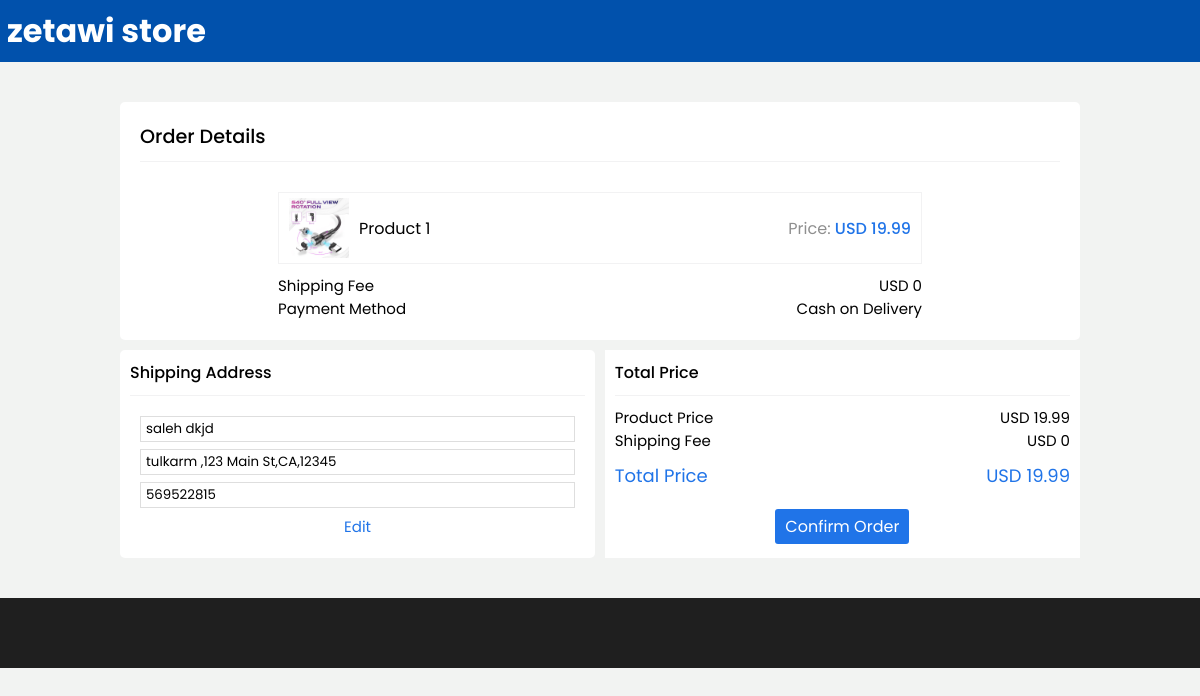
The app's page /checkout.php?product_id=1 (signed in) with its own data.
### tables this page shows
CREATE TABLE `Product` (
  `id` int(11) NOT NULL,
  `name` varchar(255) NOT NULL,
  `description` text NOT NULL,
  `price` decimal(10,2) NOT NULL,
  `image_url` varchar(255) NOT NULL,
  `upload_date` date NOT NULL
);

CREATE TABLE `User` (
  `id` int(11) NOT NULL,
  `username` varchar(50) NOT NULL,
  `email` varchar(255) NOT NULL,
  `password` varchar(255) NOT NULL,
  `isadmin` tinyint(1) DEFAULT 0,
  `user_imag` varchar(255) NOT NULL
);

CREATE TABLE `User_Address` (
  `id` int(11) NOT NULL,
  `user_id` int(11) NOT NULL,
  `street_address` varchar(255) NOT NULL,
  `city` varchar(50) NOT NULL,
  `state` varchar(50) NOT NULL,
  `zip_code` varchar(10) NOT NULL,
  `phone` int(11) NOT NULL
);

### checkout.php (the view, shortened to what this page needs)
<!DOCTYPE html>
<?php
include  "include/connection.php";
$productID = $_GET["product_id"];
$getProductDataQuery = "select * from Product where id='$productID'";
$runGetProductDataQuery = mysqli_query($conn, $getProductDataQuery);
$rowProductData = mysqli_fetch_array($runGetProductDataQuery);
$productName = $rowProductData['name'];
$productImage = $rowProductData['image_url'];
$productPrice = $rowProductData['price'];
$userID = $_COOKIE['userID'];
if(isset($userID))
{
    $getUser = "select * from User where id='$userID'";
    $runUser = mysqli_query($conn, $getUser);
    $rowUser = mysqli_fetch_array($runUser);
    $userName = $rowUser['username'];
}
$getUserAddress = "select * from User_Address where id='$userID'";
$runUserAddress = mysqli_query($conn, $getUserAddress);
$rowUserAddress = mysqli_fetch_array($runUserAddress);
   $userAddress = $rowUserAddress['city'].",". $rowUserAddress['street_address'].",". $rowUserAddress['state'].",". $rowUserAddress['zip_code'];
   $userPhone = $rowUserAddress['phone'];
?>
<html lang="en">
<head>
    <link rel="stylesheet" href="styles/checkout.css">
    <link rel="stylesheet" href="styles/basic.css">
</head>
<body>
    <div class="wrapper">
        <div class="header-container">
            <div class="header">
                <div class="left-side">
                    <h1 onclick="location.href='home.php'">zetawi store</h1>
                </div>
            </div>
        </div>
        <div class="order-container">
            <h1 id='title1'>Order Details</h1>
            <?php echo "
                <div class='product-container' onclick=location.href='view-product.php?product_id=$productID'>
                    <img src='images/$productImage'>
                    <p id='name'> $productName </p>
                    <p id='price'> Price: <span id='priceValue'>USD $productPrice</span> </p>
                </div>
            "?>
            <div class='shipping-fee'>
                <p>Shipping Fee</p>
                <p id='value'>USD 0</p>
                <p>Payment Method</p>
                <p id='value'>Cash on Delivery</p>
            </div>
        </div>
        <div class='additional'>
            <div class='shipping-address'>
                <h1> Shipping Address<spin>
                </h1>
                <?php echo "
                    <form class='shipping-address' method='post'>
                        <input type='text' id='userName' name='userName' value='$userName' placeholder='Receiver name'>
                        <input type='text' id='userAddress' name='userAddress' value='$userAddress' placeholder='Receiver address'>
                        <input type='text' id='userPhone' name='userPhone' value='$userPhone' placeholder='Receiver phone number'>
                        <button type='button'> Edit </button>
                    </form>
                "?>
            </div>
            <div class='total-price'>
                <h1> Total Price</h1>
                <div class='table'>
                    <p> Product Price</p>
                    <?php echo"<p class='right'> USD $productPrice</p>";?>
                    <p> Shipping Fee</p>
                    <p class='right'> USD 0</p>
                    <p class='ftotal'> Total Price </p>
                    <?php echo"<p class='right ftotal'> USD $productPrice</p>";?>
                </div>
                <?php echo"<button type='button' id='confirmBtn' onClick='placeOrder($productID ,\"$productName\")'> Confirm
                    Order</button>"?>
            </div>
        </div>
        <div class="footer-container">
            <div class="footer">
            </div>
        </div>
    </div>
</body>
</html>

### styles/checkout.css (style rules this page uses)
* { margin: 0; padding: 0; font-family: "Poppins", sans-serif; }
body { background-color: #f2f3f2; }
.order-container { width: 80%; border-radius: 5px; margin-left: auto; margin-right: auto; margin-top: 40px; margin-bottom: 10px; background-color: white; box-sizing: border-box; padding: 20px; }
.order-container #title1 { font-weight: 500; font-size: 1.2rem; border-bottom: 1px solid #f2f2f3; padding-bottom: 10px; }
.order-container .product-container { margin-left: auto; margin-right: auto; margin-top: 30px; width: 70%; display: grid; grid-template-columns: 60px auto auto; align-items: center; padding: 5px 10px; border: 1px solid #f2f2f3; }
.order-container .product-container img { width: 60px; }
.order-container .product-container #name { margin-left: 10px; }
.order-container .product-container #price { text-align: right; color: #8f8f8f; }
.order-container .product-container #priceValue { color: #2074e8; font-weight: 500; }
.order-container .shipping-fee { margin-left: auto; margin-right: auto; width: 70%; display: grid; grid-template-columns: auto auto; margin-top: 10px; font-size: 15px; }
.order-container .shipping-fee #value { justify-self: right; }
.additional { width: 80%; margin-left: auto; margin-right: auto; margin-bottom: 40px; box-sizing: border-box; display: grid; grid-template-columns: 49.5% 49.5%; column-gap: 1%; }
.additional h1 { font-size: 16px; font-weight: 500; margin-bottom: 10px; padding-bottom: 10px; border-bottom: 1px solid #f2f2f3; }
.additional p { font-size: 15px; }
.additional .shipping-address { display: grid; background-color: white; border-radius: 5px; padding: 10px; }
.additional .shipping-address input { margin-bottom: 7px; border: 1px solid #dedede; outline: none; padding: 2px 5px; }
.additional .shipping-address button { background: none; border: none; outline: none; color: #2074e8; font-size: 15px; }
.additional .total-price { background-color: white; padding: 10px; }
.additional .total-price .table { display: grid; grid-template-columns: 50% 50%; }
.additional .total-price .table .right { text-align: right; }
.additional .total-price .table .ftotal { margin-top: 10px; color: #2074e8; font-size: 18px; }
.additional .total-price #confirmBtn { margin-left: auto; margin-right: auto; display: grid; padding: 5px 10px; margin-top: 20px; color: white; background-color: #2074e8; border: none; outline: none; border-radius: 3px; font-size: 16px; }

### styles/basic.css (style rules this page uses)
* { margin: 0; padding: 0; font-family: "Poppins", sans-serif; box-sizing: border-box; }
.wrapper { width: 100%; max-width: 2000px; margin-left: auto; margin-right: auto; min-height: 500px; }
.header-container { position: sticky; top: 0; background-color: rgb(1, 81, 172); z-index: 1; }
.header { width: 100%; max-width: 1200px; margin-left: auto; margin-right: auto; display: grid; grid-template-columns: auto auto auto; color: white; padding: 7px; align-items: center; }
.footer-container { background-color: rgb(31, 31, 31); }
.footer { width: 100%; max-width: 1400px; margin-left: auto; margin-left: auto; color: white; padding-top: 30px; align-items: center; padding-bottom: 40px; }

### records on screen
product: image_url (picture), name "Product 1", price "19.99"
user: userName "saleh dkjd"
user_address: userAddress "tulkarm ,123 Main St,CA,12345", userPhone "569522815"
